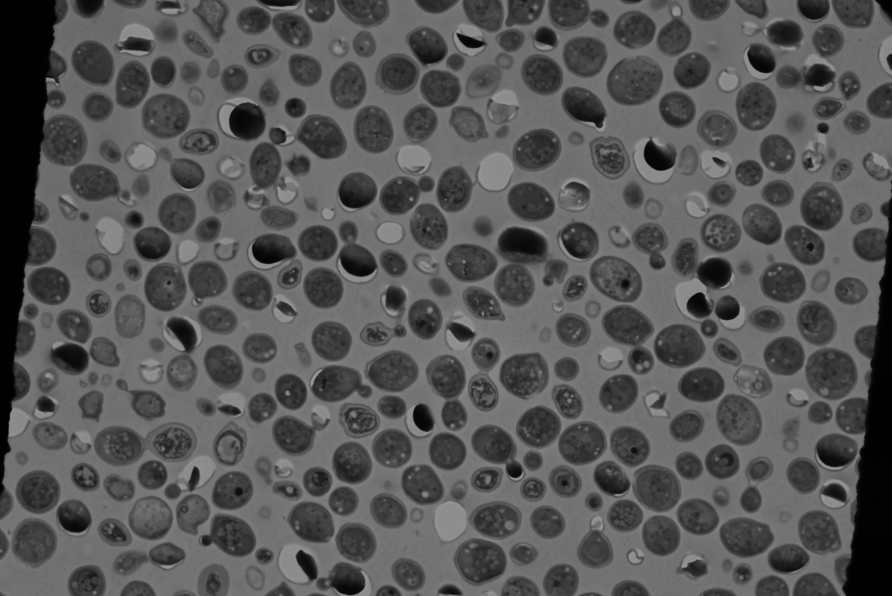
#> input picture elastix_tutorial/example_data/em.tif, 892 x 596 px
$ jupyter execute --allow-errors 03_nonlinear_registration.ipynb   (shell and % lines are left out)
#> lines starting #> are read from the running program, lines starting #| are printed output that depends on the picture
# 3. Nonlinear and multimodal image registration

In this notebook we'll go beyond linear transformations and explore the use of nonlinear transformations for image registration in the context of multimodal images, i.e., images acquired with different modalities.

[cell 1]
import numpy as np
import pandas as pd
import matplotlib.pyplot as plt
from skimage import io
import itk
import jupyter_compare_view

## Load data

[cell 2]
fixed = io.imread("../example_data/em.tif")
#> fixed is the input picture: shape (596, 892); min 0, max 155, mean 85.6
moving = io.imread("../example_data/fluo_ch0.tif")
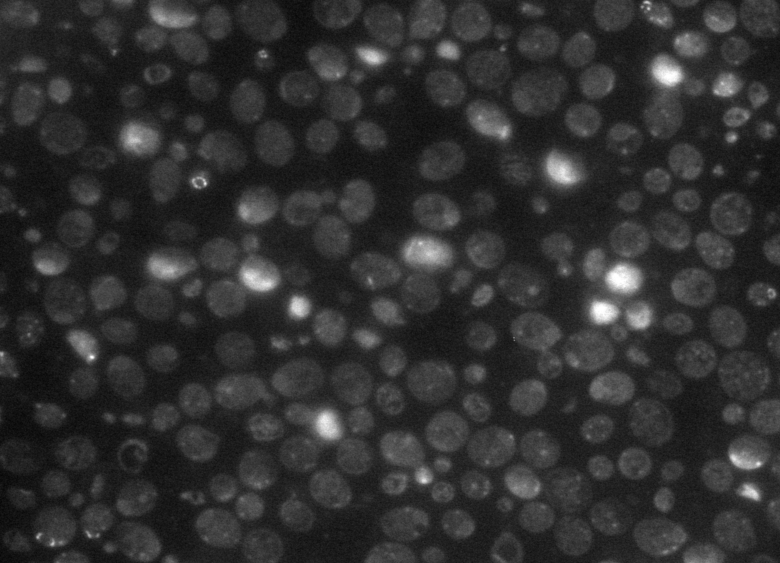
#> input picture elastix_tutorial/example_data/fluo_ch0.tif, 780 x 563 px
#> moving is the input picture: shape (563, 780); min 6, max 255, mean 48

#> (the rest of this cell did not finish here and is left out)

### Artificially warp the fixed image

To demonstrate the use of nonlinear transformations, we'll start by artificially warping the fixed image. We'll use a random displacement field to warp the fixed image.

[cell 3]
# no need to understand this code block, it just warps the fixed image

from skimage import transform

pt = transform.PiecewiseAffineTransform()
src = np.array(np.meshgrid(np.linspace(0, fixed.shape[1], 5), np.linspace(0, fixed.shape[0], 6))).reshape((2, -1))
np.random.seed(42)
dst = src + np.array([np.random.random(src[0].shape) * 30 for i in range(2)])
pt.estimate(src.T, dst.T)
fixed_warped = transform.warp(fixed, pt.inverse)
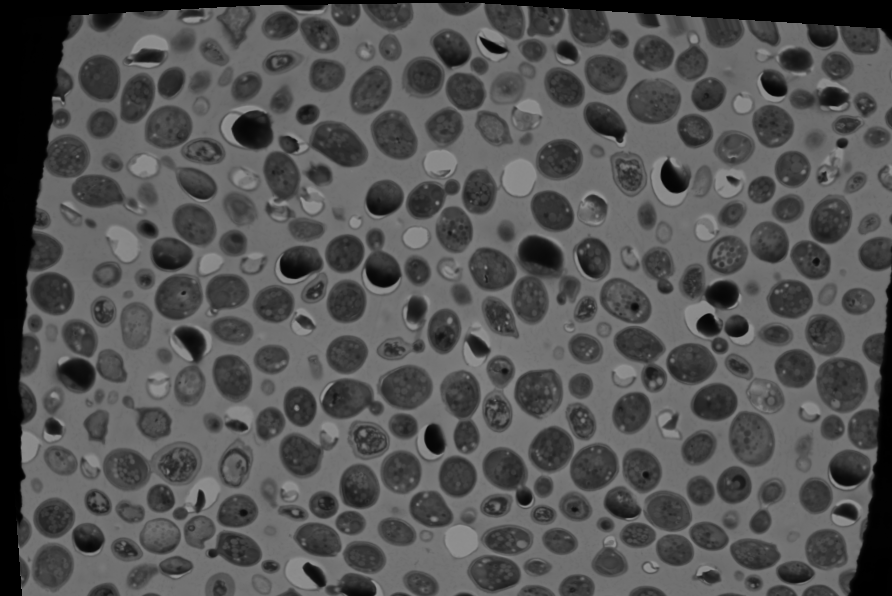
#> fixed_warped: shape (596, 892) float64; min 0, max 0.595, mean 0.327

plt.figure()
plt.imshow(fixed)
plt.title('Original')
plt.axis(False)
plt.figure()
plt.imshow(fixed_warped)
plt.title('Warped')
plt.axis(False)

#> (the rest of this cell did not finish here and is left out)
